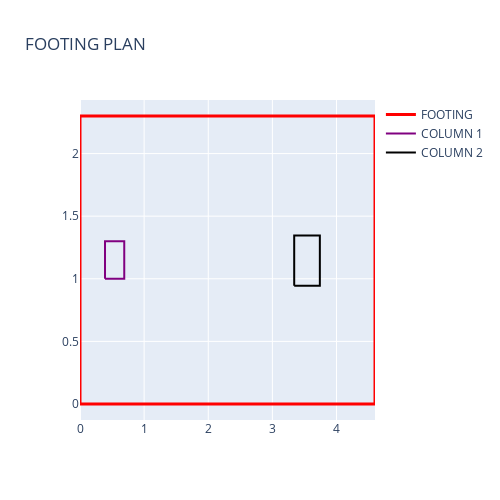

This figure's notebook cell:
### Code cell
# show plots
comb_footing.plot_geometry()

### Figure 1 — Plotly figure (JSON) as saved in the notebook; plotly's stock layout.template omitted (floating-point values rounded to 4 significant figures)
{"data": [{"line": {"color": "red", "width": 3}, "mode": "lines", "name": "FOOTING", "type": "scatter", "x": [0, 4.6, 4.6, 0, 0], "y": [0, 0, 2.3, 2.3, 0]}, {"line": {"color": "purple", "width": 2}, "mode": "lines", "name": "COLUMN 1", "type": "scatter", "x": [0.39, 0.69, 0.69, 0.39, 0.39], "y": [1.0, 1.0, 1.3, 1.3, 1.0]}, {"line": {"color": "black", "width": 2}, "mode": "lines", "name": "COLUMN 2", "type": "scatter", "x": [3.34, 3.74, 3.74, 3.34, 3.34], "y": [0.945, 0.945, 1.345, 1.345, 0.945]}], "layout": {"height": 500, "showlegend": true, "title": {"text": "FOOTING PLAN"}, "width": 500}}
